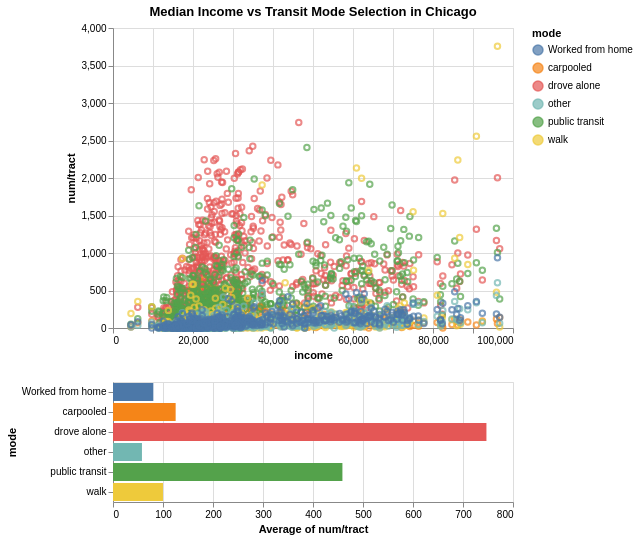

Write the Vega-Lite specification saved for this chart.
### Vega-Lite specification from a JSON file in a GitHub repository (floating-point values rounded to 4 significant figures; data arrays with more than 128 entries replaced by an {"elided": "..."} marker saying what was removed)
{"config": {"view": {"continuousWidth": 400, "continuousHeight": 300}}, "vconcat": [{"mark": "point", "encoding": {"color": {"condition": {"field": "mode", "type": "nominal", "selection": "selector008"}, "value": "lightgray"}, "x": {"field": "income", "type": "quantitative"}, "y": {"field": "num/tract", "type": "quantitative"}}, "selection": {"selector008": {"type": "interval"}}, "title": "Median Income vs Transit Mode Selection in Chicago "}, {"mark": "bar", "encoding": {"color": {"field": "mode", "type": "nominal"}, "x": {"aggregate": "average", "field": "num/tract", "type": "quantitative"}, "y": {"field": "mode", "type": "nominal"}}, "transform": [{"filter": {"selection": "selector008"}}]}], "data": {"name": "data-f59b51c4e28685c0b7bdc08324b84511"}, "$schema": "https://vega.github.io/schema/vega-lite/v4.17.0.json", "datasets": {"data-f59b51c4e28685c0b7bdc08324b84511": {"elided": "3984 records"}}}
